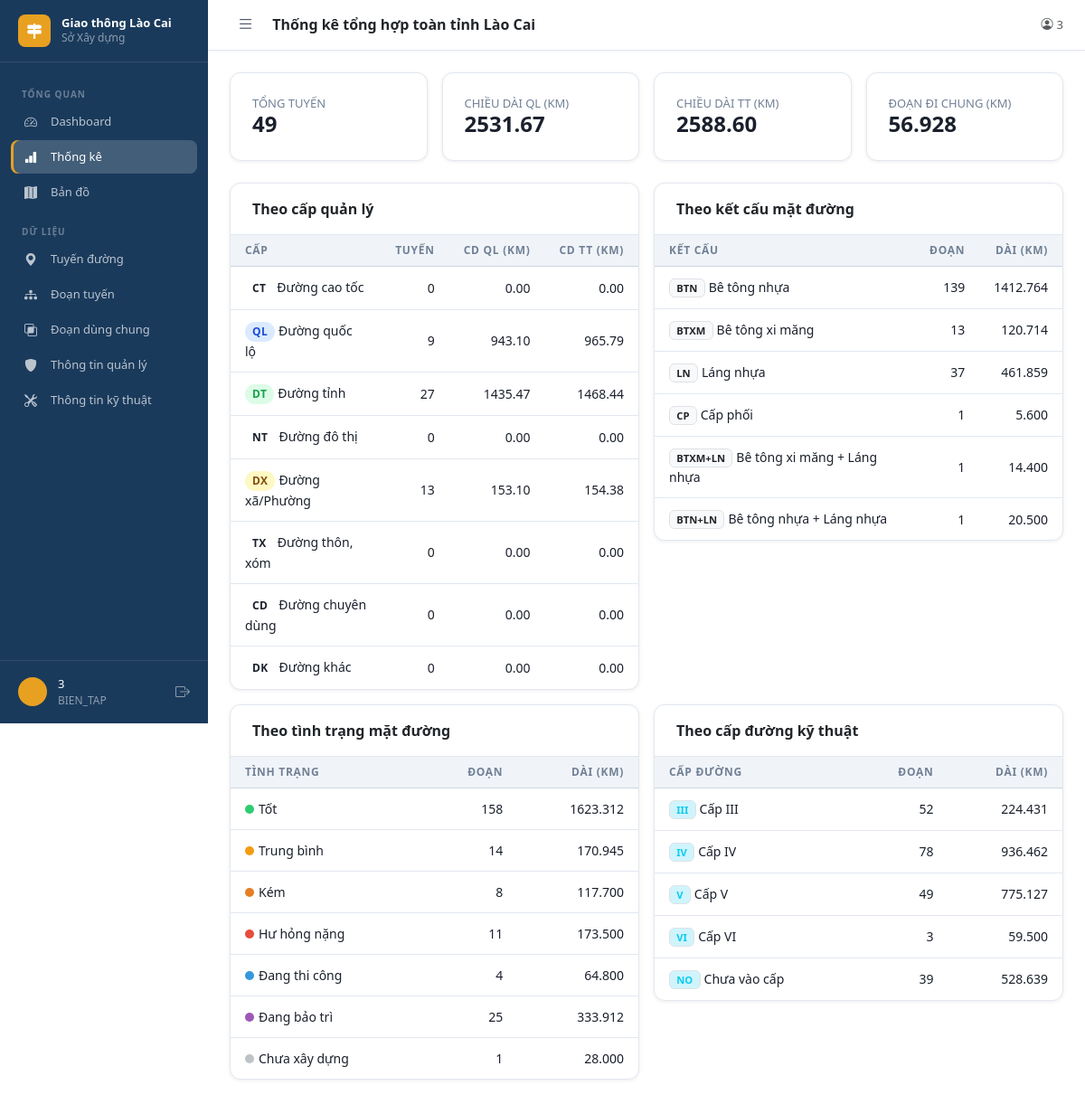
Page /thong-ke/ (signed in) on the committed database.
### tables this page shows
CREATE TABLE cap_quan_ly (
    id               INTEGER PRIMARY KEY AUTOINCREMENT,
    ma_cap           TEXT    NOT NULL UNIQUE,
    ten_cap          TEXT    NOT NULL,
    mo_ta            TEXT,
    thu_tu_hien_thi  INTEGER,
    is_active        INTEGER NOT NULL DEFAULT 1
);

CREATE TABLE ket_cau_mat_duong (
    id               INTEGER PRIMARY KEY AUTOINCREMENT,
    ma_ket_cau       TEXT    NOT NULL UNIQUE,
    ten_ket_cau      TEXT    NOT NULL,
    mo_ta            TEXT,
    thu_tu_hien_thi  INTEGER,
    is_active        INTEGER NOT NULL DEFAULT 1
);

CREATE TABLE tinh_trang (
    id               INTEGER PRIMARY KEY AUTOINCREMENT,
    ma_tinh_trang    TEXT    NOT NULL UNIQUE,
    ten_tinh_trang   TEXT    NOT NULL,
    mo_ta            TEXT,
    mau_hien_thi     TEXT,
    thu_tu_hien_thi  INTEGER,
    is_active        INTEGER NOT NULL DEFAULT 1
);

CREATE TABLE cap_duong (
    id               INTEGER PRIMARY KEY AUTOINCREMENT,
    ma_cap           TEXT    NOT NULL UNIQUE,
    ten_cap          TEXT    NOT NULL,
    mo_ta            TEXT,
    thu_tu_hien_thi  INTEGER,
    is_active        INTEGER NOT NULL DEFAULT 1
);

### api/routes/thong_ke.py (the view)
@router.get("/", response_class=HTMLResponse)
async def trang_thong_ke(request: Request,
                         user=Depends(yeu_cau_dang_nhap), conn=Depends(get_db)):
    toan_tinh = tk_service.lay_thong_ke_toan_tinh(conn)
    return templates.TemplateResponse("thong_ke.html", {
        "request": request, "user": user, "toan_tinh": toan_tinh,
    })

### templates/thong_ke.html (shortened to what this page needs)
{% extends "base.html" %}
{% block page_title %}Thống kê tổng hợp toàn tỉnh Lào Cai{% endblock %}
{% block content %}
<div class="row g-3 mb-4">
  <div class="col-md-3"><div class="stat-card">
    <div class="stat-card-label">TỔNG TUYẾN</div>
    <div class="stat-card-value">{{ toan_tinh.tong_so_tuyen }}</div>
  </div></div>
  <div class="col-md-3"><div class="stat-card">
    <div class="stat-card-label">CHIỀU DÀI QL (KM)</div>
    <div class="stat-card-value">{{ "%.2f"|format(toan_tinh.tong_chieu_dai_quan_ly or 0) }}</div>
  </div></div>
  <div class="col-md-3"><div class="stat-card">
    <div class="stat-card-label">CHIỀU DÀI TT (KM)</div>
    <div class="stat-card-value">{{ "%.2f"|format(toan_tinh.tong_chieu_dai_thuc_te or 0) }}</div>
  </div></div>
  <div class="col-md-3"><div class="stat-card">
    <div class="stat-card-label">ĐOẠN ĐI CHUNG (KM)</div>
    <div class="stat-card-value">{{ "%.3f"|format(toan_tinh.tong_chieu_dai_di_chung or 0) }}</div>
  </div></div>
</div>
<div class="row g-3">
  <div class="col-md-6">
    <div class="card-gt">
      <div class="card-gt-header fw-semibold">Theo cấp quản lý</div>
      <div class="card-gt-body p-0">
        <div class="table-responsive-gt">
        <table class="table-gt mb-0">
          <thead class="table-light"><tr><th>Cấp</th><th class="text-end">Tuyến</th><th class="text-end">CD QL (km)</th><th class="text-end">CD TT (km)</th></tr></thead>
          <tbody>
            {% for r in toan_tinh.theo_cap_quan_ly %}
            <tr>
              <td><span class="badge-cap-ql badge-cap-{{ r.ma_cap }} me-1">{{ r.ma_cap }}</span>{{ r.ten_cap }}</td>
              <td class="text-end">{{ r.so_tuyen or 0 }}</td>
              <td class="text-end">{{ "%.2f"|format(r.chieu_dai_quan_ly or 0) }}</td>
              <td class="text-end">{{ "%.2f"|format(r.chieu_dai_thuc_te or 0) }}</td>
            </tr>
            {% endfor %}
          </tbody>
        </table>
        </div>
      </div>
    </div>
  </div>
  <div class="col-md-6">
    <div class="card-gt">
      <div class="card-gt-header fw-semibold">Theo kết cấu mặt đường</div>
      <div class="card-gt-body p-0">
        <div class="table-responsive-gt">
        <table class="table-gt mb-0">
          <thead class="table-light"><tr><th>Kết cấu</th><th class="text-end">Đoạn</th><th class="text-end">Dài (km)</th></tr></thead>
          <tbody>
            {% for r in toan_tinh.theo_ket_cau_mat if r.tong_chieu_dai %}
            <tr>
              <td><span class="badge bg-light text-dark border me-1" style="font-size:.7rem;">{{ r.ma_ket_cau }}</span>{{ r.ten_ket_cau }}</td>
              <td class="text-end">{{ r.so_doan or 0 }}</td>
              <td class="text-end">{{ "%.3f"|format(r.tong_chieu_dai or 0) }}</td>
            </tr>
            {% endfor %}
          </tbody>
        </table>
        </div>
      </div>
    </div>
  </div>
  <div class="col-md-6">
    <div class="card-gt">
      <div class="card-gt-header fw-semibold">Theo tình trạng mặt đường</div>
      <div class="card-gt-body p-0">
        <div class="table-responsive-gt">
        <table class="table-gt mb-0">
          <thead class="table-light"><tr><th>Tình trạng</th><th class="text-end">Đoạn</th><th class="text-end">Dài (km)</th></tr></thead>
          <tbody>
            {% for r in toan_tinh.theo_tinh_trang if r.tong_chieu_dai %}
            <tr>
              <td>{% if r.mau_hien_thi %}<span style="display:inline-block;width:10px;height:10px;border-radius:50%;background:{{ r.mau_hien_thi }};margin-right:5px"></span>{% endif %}{{ r.ten_tinh_trang }}</td>
              <td class="text-end">{{ r.so_doan or 0 }}</td>
              <td class="text-end">{{ "%.3f"|format(r.tong_chieu_dai or 0) }}</td>
            </tr>
            {% endfor %}
          </tbody>
        </table>
        </div>
      </div>
    </div>
  </div>
  <div class="col-md-6">
    <div class="card-gt">
      <div class="card-gt-header fw-semibold">Theo cấp đường kỹ thuật</div>
      <div class="card-gt-body p-0">
        <div class="table-responsive-gt">
        <table class="table-gt mb-0">
          <thead class="table-light"><tr><th>Cấp đường</th><th class="text-end">Đoạn</th><th class="text-end">Dài (km)</th></tr></thead>
          <tbody>
            {% for r in toan_tinh.theo_cap_duong if r.tong_chieu_dai %}
            <tr>
              <td><span class="badge bg-info-subtle text-info border me-1" style="font-size:.7rem;">{{ r.ma_cap }}</span>{{ r.ten_cap }}</td>
              <td class="text-end">{{ r.so_doan or 0 }}</td>
              <td class="text-end">{{ "%.3f"|format(r.tong_chieu_dai or 0) }}</td>
            </tr>
            {% endfor %}
          </tbody>
        </table>
        </div>
      </div>
    </div>
  </div>
</div>
{% endblock %}

### static/css/design-system.css (style rules this page uses)
:root { --color-primary: #1a3a5c; --color-primary-dark: #122840; --color-primary-light: #2a5298; --color-accent: #e8a020; --color-accent-light: #fef3dc; --color-success: #28a745; --color-success-bg: #d4edda; --color-warning: #ffc107; --color-warning-bg: #fff3cd; --color-danger: #dc3545; --color-danger-bg: #f8d7da; --color-info: #17a2b8; --color-info-bg: #d1ecf1; --color-tt-tot: #28a745; --color-tt-tb: #ffc107; --color-tt-kem: #fd7e14; --color-tt-hh-nang: #dc3545; --color-tt-thi-cong: #6f42c1; --color-tt-bao-tri: #20c997; --color-tt-chua-xd: #adb5bd; --color-bg-page: #f0f4f8; --color-bg-card: #ffffff; --color-bg-hover: #f8fafc; --color-border: #e2e8f0; --color-border-strong: #cbd5e0; --color-text-primary: #1a202c; --color-text-secondary: #4a5568; --color-text-muted: #718096; --color-text-disabled: #a0aec0; --font-family-base: 'Inter', 'Segoe UI', system-ui, -apple-system, sans-serif; --font-family-mono: 'JetBrains Mono', 'Fira Code', 'Consolas', monospace; --font-size-xs: 0.75rem; --font-size-sm: 0.8125rem; --font-size-base: 0.875rem; --font-size-md: 0.9375rem; --font-size-lg: 1rem; --font-size-xl: 1.125rem; --font-size-2xl: 1.25rem; --font-size-3xl: 1.5rem; --font-weight-normal: 400; --font-weight-medium: 500; --font-weight-semibold: 600; --font-weight-bold: 700; --line-height-tight: 1.3; --line-height-base: 1.6; --line-height-loose: 1.8; --space-1: 0.25rem; --space-2: 0.5rem; --space-3: 0.75rem; --space-4: 1rem; --space-5: 1.25rem; --space-6: 1.5rem; --space-8: 2rem; --space-10: 2.5rem; --space-12: 3rem; --radius-sm: 4px; --radius-md: 8px; --radius-lg: 12px; --radius-xl: 16px; --radius-full: 9999px; --shadow-xs: 0 1px 2px rgba(0,0,0,.05); --shadow-sm: 0 1px 4px rgba(0,0,0,.08); --shadow-md: 0 4px 12px rgba(0,0,0,.10); --shadow-lg: 0 8px 24px rgba(0,0,0,.12); --shadow-xl: 0 16px 48px rgba(0,0,0,.16); --sidebar-width: 230px; --sidebar-collapsed: 64px; --topbar-height: 56px; --content-max-width: 1400px; --transition-fast: 150ms ease; --transition-base: 250ms ease; --transition-slow: 400ms ease; --z-sidebar: 100; --z-topbar: 200; --z-dropdown: 300; --z-modal: 400; --z-toast: 500; }
*, *::before, *::after { box-sizing: border-box; }
html { font-size: 16px; scroll-behavior: smooth; }
body { font-family: var(--font-family-base); font-size: var(--font-size-base); color: var(--color-text-primary); background: var(--color-bg-page); line-height: var(--line-height-base); -webkit-font-smoothing: antialiased; }
.badge-cap-ql { display: inline-block; padding: 2px 8px; border-radius: var(--radius-full); font-size: var(--font-size-xs); font-weight: var(--font-weight-bold); letter-spacing: .03em; }
.badge-cap-QL { background: #dbeafe; color: #1d4ed8; }
.badge-cap-DT { background: #dcfce7; color: #16a34a; }
.badge-cap-DX { background: #fef9c3; color: #854d0e; }
.card-gt { background: var(--color-bg-card); border: 1px solid var(--color-border); border-radius: var(--radius-lg); box-shadow: var(--shadow-sm); overflow: hidden; }
.card-gt-header { padding: var(--space-4) var(--space-6); border-bottom: 1px solid var(--color-border); display: flex; align-items: center; justify-content: space-between; }
.card-gt-body { padding: var(--space-6); }
.stat-card { background: var(--color-bg-card); border: 1px solid var(--color-border); border-radius: var(--radius-lg); padding: var(--space-6); box-shadow: var(--shadow-sm); transition: box-shadow var(--transition-base), transform var(--transition-base); }
.stat-card-value { font-size: var(--font-size-3xl); font-weight: var(--font-weight-bold); color: var(--color-text-primary); line-height: 1; margin-bottom: var(--space-1); }
.stat-card-label { font-size: var(--font-size-sm); color: var(--color-text-muted); }
.table-gt { width: 100%; border-collapse: collapse; }
.table-gt thead th { padding: var(--space-2) var(--space-4); font-size: var(--font-size-xs); font-weight: var(--font-weight-semibold); text-transform: uppercase; letter-spacing: .06em; color: var(--color-text-muted); background: var(--color-bg-page); border-bottom: 1px solid var(--color-border-strong); white-space: nowrap; }
.table-gt tbody td { padding: var(--space-3) var(--space-4); font-size: var(--font-size-base); color: var(--color-text-primary); border-bottom: 1px solid var(--color-border); vertical-align: middle; }
.table-gt tbody tr { transition: background var(--transition-fast); }
.table-gt tbody tr:last-child td { border-bottom: none; }

### rows in the picture
cap_quan_ly: ma_cap "CT", ten_cap "Đường cao tốc", so_tuyen "0", chieu_dai_quan_ly "0.00", chieu_dai_thuc_te "0.00"
cap_quan_ly: ma_cap "QL", ten_cap "Đường quốc lộ", so_tuyen "9", chieu_dai_quan_ly "943.10", chieu_dai_thuc_te "965.79"
cap_quan_ly: ma_cap "DT", ten_cap "Đường tỉnh", so_tuyen "27", chieu_dai_quan_ly "1435.47", chieu_dai_thuc_te "1468.44"
cap_quan_ly: ma_cap "NT", ten_cap "Đường đô thị", so_tuyen "0", chieu_dai_quan_ly "0.00", chieu_dai_thuc_te "0.00"
cap_quan_ly: ma_cap "DX", ten_cap "Đường xã/Phường", so_tuyen "13", chieu_dai_quan_ly "153.10", chieu_dai_thuc_te "154.38"
cap_quan_ly: ma_cap "TX", ten_cap "Đường thôn, xóm", so_tuyen "0", chieu_dai_quan_ly "0.00", chieu_dai_thuc_te "0.00"
cap_quan_ly: ma_cap "CD", ten_cap "Đường chuyên dùng", so_tuyen "0", chieu_dai_quan_ly "0.00", chieu_dai_thuc_te "0.00"
cap_quan_ly: ma_cap "DK", ten_cap "Đường khác", so_tuyen "0", chieu_dai_quan_ly "0.00", chieu_dai_thuc_te "0.00"
ket_cau_mat_duong: ma_ket_cau "BTN", ten_ket_cau "Bê tông nhựa", so_doan "139", tong_chieu_dai "1412.764"
ket_cau_mat_duong: ma_ket_cau "BTXM", ten_ket_cau "Bê tông xi măng", so_doan "13", tong_chieu_dai "120.714"
ket_cau_mat_duong: ma_ket_cau "LN", ten_ket_cau "Láng nhựa", so_doan "37", tong_chieu_dai "461.859"
ket_cau_mat_duong: ma_ket_cau "CP", ten_ket_cau "Cấp phối", is_active "1", tong_chieu_dai "5.600"
ket_cau_mat_duong: ma_ket_cau "BTXM+LN", ten_ket_cau "Bê tông xi măng + Láng nhựa", is_active "1", tong_chieu_dai "14.400"
ket_cau_mat_duong: ma_ket_cau "BTN+LN", ten_ket_cau "Bê tông nhựa + Láng nhựa", is_active "1", tong_chieu_dai "20.500"
tinh_trang: ten_tinh_trang "Tốt", so_doan "158", tong_chieu_dai "1623.312"
tinh_trang: ten_tinh_trang "Trung bình", so_doan "14", tong_chieu_dai "170.945"
tinh_trang: ten_tinh_trang "Kém", so_doan "8", tong_chieu_dai "117.700"
tinh_trang: ten_tinh_trang "Hư hỏng nặng", so_doan "11", tong_chieu_dai "173.500"
tinh_trang: ten_tinh_trang "Đang thi công", so_doan "4", tong_chieu_dai "64.800"
tinh_trang: ten_tinh_trang "Đang bảo trì", so_doan "25", tong_chieu_dai "333.912"
tinh_trang: ten_tinh_trang "Chưa xây dựng", is_active "1", tong_chieu_dai "28.000"
cap_duong: ma_cap "III", ten_cap "Cấp III", so_doan "52", tong_chieu_dai "224.431"
cap_duong: ma_cap "IV", ten_cap "Cấp IV", so_doan "78", tong_chieu_dai "936.462"
cap_duong: ma_cap "V", ten_cap "Cấp V", so_doan "49", tong_chieu_dai "775.127"
cap_duong: ma_cap "VI", ten_cap "Cấp VI", so_doan "3", tong_chieu_dai "59.500"
cap_duong: ma_cap "NO", ten_cap "Chưa vào cấp", so_doan "39", tong_chieu_dai "528.639"

### other values in the picture
{{ user.id }} "3"
{{ user.loai_quyen if user.loai_quyen is defined else '' }} "BIEN_TAP"
{{ toan_tinh.tong_so_tuyen }} "49"
{{ "%.2f"|format(toan_tinh.tong_chieu_dai_quan_ly or 0) }} "2531.67"
{{ "%.2f"|format(toan_tinh.tong_chieu_dai_thuc_te or 0) }} "2588.60"
{{ "%.3f"|format(toan_tinh.tong_chieu_dai_di_chung or 0) }} "56.928"
